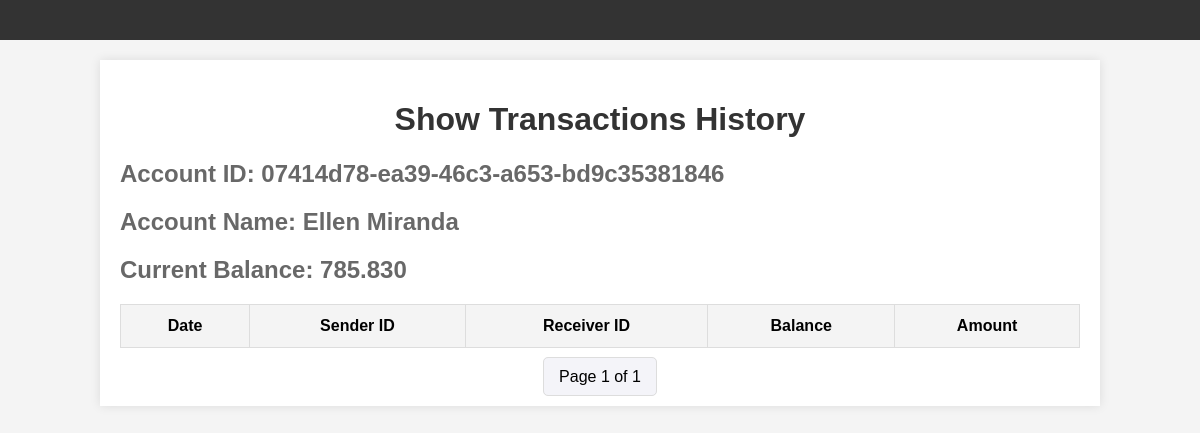
Page /Show_history/07414d78-ea39-46c3-a653-bd9c35381846 on the committed database.
### account_transfare_app/models.py (models this page shows, shortened)
class Accounts(models.Model):
    id = models.UUIDField(primary_key=True, editable=False)
    name = models.CharField(max_length=100)
    balance = models.DecimalField(max_digits=100, decimal_places=3)
    created_at = models.DateTimeField(auto_now_add=True, editable=False)
    updated_at = models.DateTimeField(auto_now=True)

### account_transfare_app/views.py (the view, shortened to what this page needs)
# urls.py: path('Show_history/<uuid:id>', views.show_history, name='show_history'),
def show_history(request, id):
    account = Accounts.objects.get(id=id)
    all_transactions = Transactions.objects.filter(Q(sender=account) | Q(receiver=account)).order_by('created_at')
    transactions = []
    paginator = Paginator(transactions, 20)
    page_number = request.GET.get('page')
    transactions = paginator.get_page(page_number)
    return render(request, 'show_history.html', {"transactions": transactions, "id": account.id, "name": account.name,
                                                 "current_balance": account.balance})

### templates/show_history.html (shortened to what this page needs)
{% extends "base.html" %}
{% load static %}
{% block head %}
    <link rel="stylesheet" type="text/css" href="{% static 'css/styles.css' %}">
{% endblock %}
{% block content %}
<div class="container">
    <header>
        <h1>Show Transactions History</h1>
    </header>
    <main>
        <div style="color: #686868;">
            <h2>Account ID: {{id}}</h2>
            <h2>Account Name: {{name}}</h2>
            <h2>Current Balance: {{current_balance}}</h2>
        </div>
        <table>
            <thead>
                <tr>
                    <th>Date</th>
                    <th>Sender ID</th>
                    <th>Receiver ID</th>
                    <th>Balance</th>
                    <th>Amount</th>
                </tr>
            </thead>
        </table>
        <div class="pagination">
            <span>
                <span class="pagination-btn">
                    Page {{ transactions.number }} of {{ transactions.paginator.num_pages }}
                </span>
            </span>
        </div>
    </main>
</div>
{% endblock %}

### static/css/navbar.css (style rules this page uses)
body { font-family: Arial, sans-serif; margin: 0; padding: 0; }

### static/css/styles.css (style rules this page uses)
body { font-family: Arial, sans-serif; background-color: #f4f4f4; margin: 0; padding: 0; }
.container { width: 80%; margin: 20px auto; background: #fff; padding: 20px; box-shadow: 0 0 10px rgba(0, 0, 0, 0.1); }
header { text-align: center; margin-bottom: 20px; }
h1 { color: #333; }
table { width: 100%; border-collapse: collapse; margin-bottom: 20px; }
th, td { padding: 12px; border: 1px solid #ddd; text-align: center; }
th { background-color: #f4f4f4; }
.pagination { display: flex; justify-content: center; gap: 5px; }
.pagination-btn { padding: 10px 15px; border: 1px solid #ddd; background-color: #f4f4f9; cursor: pointer; border-radius: 5px; transition: background-color 0.3s, transform 0.3s; }

### rows in the picture
Accounts: id "07414d78-ea39-46c3-a653-bd9c35381846", name "Ellen Miranda", balance "785.830"

### other values in the picture
{{ transactions.number }} "1"
{{ transactions.paginator.num_pages }} "1"
